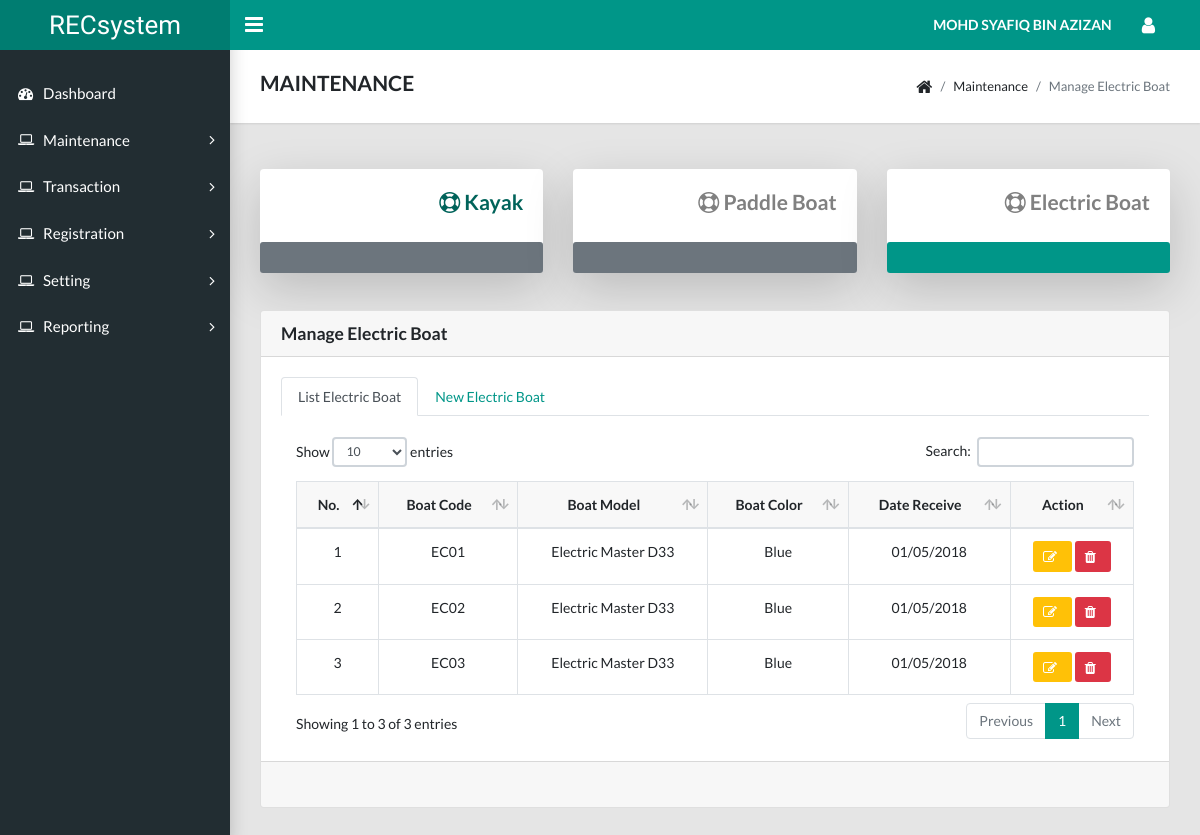
Screenshot of /manager/garage_electric_view_panel.php (signed in) with the database file from the repository.
### tables this page shows
CREATE TABLE `user_manager` (
  `manager_id` int(11) NOT NULL,
  `manager_full` varchar(255) NOT NULL,
  `manager_email` varchar(255) NOT NULL,
  `manager_password` varchar(255) NOT NULL,
  `manager_phone` varchar(255) NOT NULL,
  `manager_address` varchar(255) DEFAULT NULL
);

CREATE TABLE `facility_new` (
  `new_id` int(11) NOT NULL,
  `new_code` varchar(255) NOT NULL,
  `new_model` varchar(255) NOT NULL,
  `new_color` varchar(255) NOT NULL,
  `new_receive` datetime NOT NULL,
  `new_price` double NOT NULL,
  `new_damage` int(11) NOT NULL,
  `fac_id` int(11) NOT NULL
);

### manager/identification.php
<?php
function manager(){
include "dbconnection.php";
  	$id = $_SESSION['manager_id'];
    $stmt = $conn->prepare("SELECT * FROM `user_manager` WHERE manager_id=?");
    $stmt->bind_param("s", $id);
    $stmt->execute();
    $result = $stmt->get_result();
    $row = $result->fetch_assoc();
      $manager_full = $row ['manager_full'];
      echo strtoupper($manager_full);
}
 ?>

### manager/garage_electric_view_list.php (shortened to what this page needs)
<?php include "dbconnection.php"; ?>
<table class="table table-hover table-bordered" id="data-table">
  <thead bgcolor=#f8f8f8>
    <tr align="center">
      <th>No.</th>
      <th>Boat Code</th>
      <th>Boat Model</th>
      <th>Boat Color</th>
      <th>Date Receive</th>
      <th>Action</th>
    </tr>
  </thead>
  <tbody>
    <?php
      $fac_id = 2;
      $v = 0;
      $stmt = $conn->prepare("SELECT * FROM `facility_new` WHERE fac_id=?");
      $stmt->bind_param("s", $fac_id);
      $stmt->execute();
      $result = $stmt->get_result();
      while($row = $result->fetch_assoc())
      {
        $new_id = $row['new_id'];
        $new_code = $row['new_code'];
        $new_model = $row['new_model'];
        $new_color = $row['new_color'];
        $new_receive = date_format(date_create($row['new_receive']), 'd/m/Y');
        $v++;
      ?>
      <tr align="center">
        <td><?php echo $v; ?></td>
        <td><?php echo $new_code; ?></td>
        <td><?php echo $new_model; ?></td>
        <td><?php echo $new_color; ?></td>
        <td><?php echo $new_receive; ?></td>
        <td>
          <a href="#edit<?php echo $new_id; ?>" data-toggle="modal" class="btn btn-warning btn-sm" style="color:white"><i class='fa fa-edit'></i></a>
          <a href="garage_electric_view_delete.php?new_id=<?php echo $new_id; ?>" onclick="return confirm('Are you sure?');"><button type="submit" class="btn btn-danger btn-sm"><i class="fa fa-trash"></i></button></a>
        </td>
      </tr>
    <?php } ?>
  </tbody>
</table>

### rows the page displays
user_manager: manager_full "MOHD SYAFIQ BIN AZIZAN"
facility_new: new_code "EC01", new_model "Electric Master D33", new_color "Blue", new_receive "01/05/2018"
facility_new: new_code "EC02", new_model "Electric Master D33", new_color "Blue", new_receive "01/05/2018"
facility_new: new_code "EC03", new_model "Electric Master D33", new_color "Blue", new_receive "01/05/2018"
